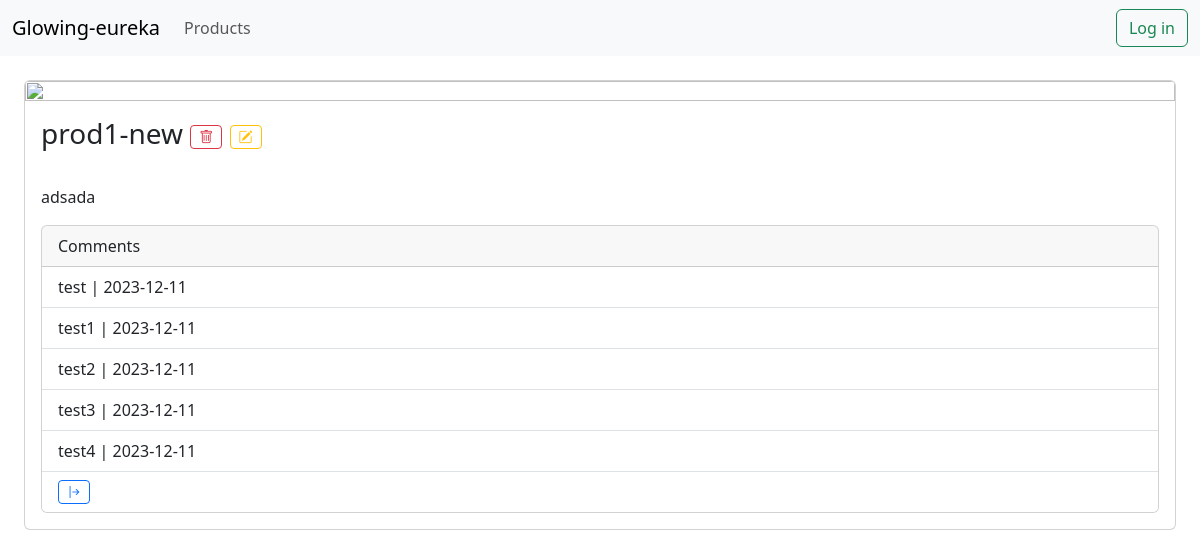
/products/1, run on the app's committed database.
### db.py (models this page shows, shortened)
class product(Base):
    __tablename__ = "product"
    id = Column(Integer, primary_key=True)
    title = Column(String, nullable=False)
    description = Column(String)
    isDeleted = Column(Boolean, nullable=False)
    creationDate = Column(Date, default="CURRENT_DATE")
    imageURL = Column(String)
    categories: Mapped[list['category']] = relationship(
        secondary=product_category, back_populates="products"
    )
    comments = relationship("comment", backref=backref("product"))

class comment(Base):
    __tablename__ = "comment"
    id = Column(Integer, primary_key=True)
    productId = Column(Integer, ForeignKey("product.id"), nullable=False)
    description = Column(String)
    isDeleted = Column(Boolean, nullable=False)
    creationDate = Column(Date, nullable=False)
    userId = Column(Integer, ForeignKey("user.id"), nullable=False)

### app.py (the view)
@bp.route("/products/<id>", methods=["GET"])
def singleProduct(id:int):
    if not id.isnumeric():
        abort(400)
    page = getPageFromRequest()
    id = int(id)
    with db.Session(db.engine) as session:
        stmt = db.select(db.product).where(db.product.id == id)
        product = [r for r in session.scalars(stmt)][0]
        stmt = db.select(db.comment).where(db.comment.productId == product.id).where(db.comment.isDeleted == False)
        comments = [r for r in session.scalars(stmt)]
    return render_template("product.html", product=product, comments=comments[page * 5:(page + 1) * 5], page=page, next=len(comments) > (page + 1) * 5, auth=getAuthFromRequest(), user=getUserFromRequest())

### app.py (called while the page is built)
def getAuthFromRequest() -> db.token | None:
    if "auth" not in request.cookies:
        return None
    tok = db.validateToken(request.cookies["auth"])
    return tok

def getUserFromRequest() -> db.user | None:
    if "auth" not in request.cookies:
        return None
    usr = db.getUserFromAuth(request.cookies["auth"])
    if usr is None:
        return None
    return usr

def getPageFromRequest() -> int:
    if "page" not in request.args:
        return 0
    else:
        return int(request.args["page"])

### templates/product.html (shortened to what this page needs)
<html>
    {%include "head.html"%}
    <body>
        {%include "navbar.html"%}
        <main>
            <div class="card">
                {%if product.imageURL != None %}
                <img src="{{product.imageURL}}" class="card-img-top">
                {%endif%}
                <div class="card-body">
                    <h3 class="card-title">
                        {{product.title}}
                        <form action="{{url_for('glowing-eureka.deleteProduct', id=product.id)}}" method="POST" style="display: inline-block;">
                            <button type="submit" class="btn btn-outline-danger btn-sm"><i class="bi bi-trash"></i></button>
                        </form>
                        <a href="{{url_for('glowing-eureka.editProduct', id=product.id)}}" class="btn btn-outline-warning btn-sm"><i class="bi bi-pencil-square"></i></a>
                    </h3>
                    {%if product.description != None%}
                    <p class="card-text">{{product.description}}</p>
                    {%endif%}
                    <div class="card">
                        <div class="card-header">
                            Comments
                        </div>
                        <ul class="list-group list-group-flush">
                            {%for comment in comments%}
                                <li class="list-group-item" id="{{comment.id}}">
                                    <div style="display: inline-block;">
                                        <span id="commentText">{{comment.description}}</span> | <span id="commentDate">{{comment.creationDate}}</span>
                                    </div>
                                </li>
                            {%endfor%}
                            {%if page > 0 or next%}
                            <li class="list-group-item">
                                {%if next%}
                                <a href="{{url_for(request.endpoint, id=product.id, page=page+1)}}" class="btn btn-outline-primary btn-sm"><i class="bi bi-arrow-bar-right"></i></a>
                                {%endif%}
                            </li>
                            {%endif%}
                        </ul>
                    </div>
                </div>
            </div>
        </main>
    </body>
</html>

### templates/head.html (shortened to what this page needs)
<head>
    <link href="{{url_for('static', filename='style.css')}}" rel="stylesheet">
    <link href="https://cdn.jsdelivr.net/npm/bootstrap@5.3.2/dist/css/bootstrap.min.css" rel="stylesheet">
    <link rel="stylesheet" href="https://cdn.jsdelivr.net/npm/bootstrap-icons@1.11.1/font/bootstrap-icons.css">
</head>

### templates/navbar.html (shortened to what this page needs)
<nav class="navbar navbar-expand-lg bg-body-tertiary">
    <div class="container-fluid">
        <a class="navbar-brand" href="/">Glowing-eureka</a>
        <div class="collapse navbar-collapse" id="navbarSupportedContent">
            <ul class="navbar-nav me-auto mb-2 mb-lg-0">
                <li class="nav-item">
                    <a class="nav-link" href="{{url_for('glowing-eureka.products')}}">Products</a>
                </li>
            </ul>
            {%if auth == None%}
            <a href="{{url_for('glowing-eureka.login')}}" class="btn btn-outline-success" type="submit">Log in</a>
            {%else%}
            <a href="{{url_for('glowing-eureka.logout')}}" class="btn btn-outline-success" type="submit">Log out</a>
            {%endif%}
        </div>
    </div>
</nav>

### static/style.css (style rules this page uses)
main { margin:2% !important; }
span { display: inline-block; }

### data on the page
product: title "prod1-new", description "adsada"
comment: description "test", creationDate "2023-12-11"
comment: description "test1", creationDate "2023-12-11"
comment: description "test2", creationDate "2023-12-11"
comment: description "test3", creationDate "2023-12-11"
comment: description "test4", creationDate "2023-12-11"
